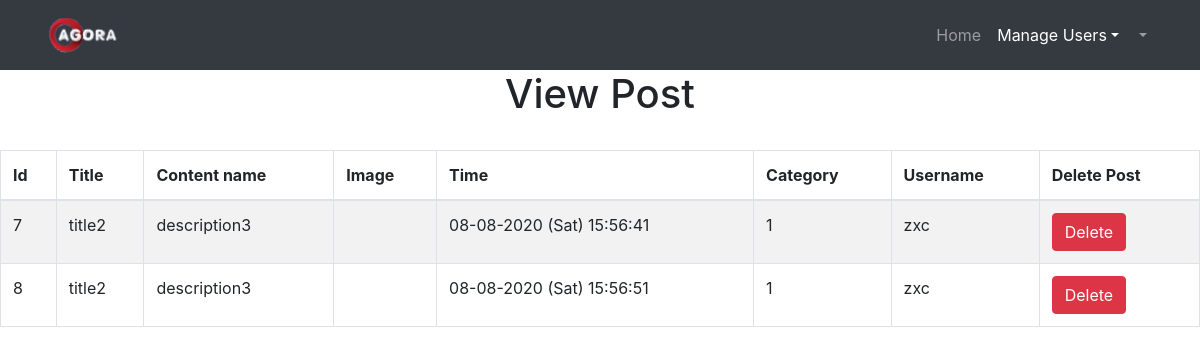
The app's page /view_userpost.php, older data.
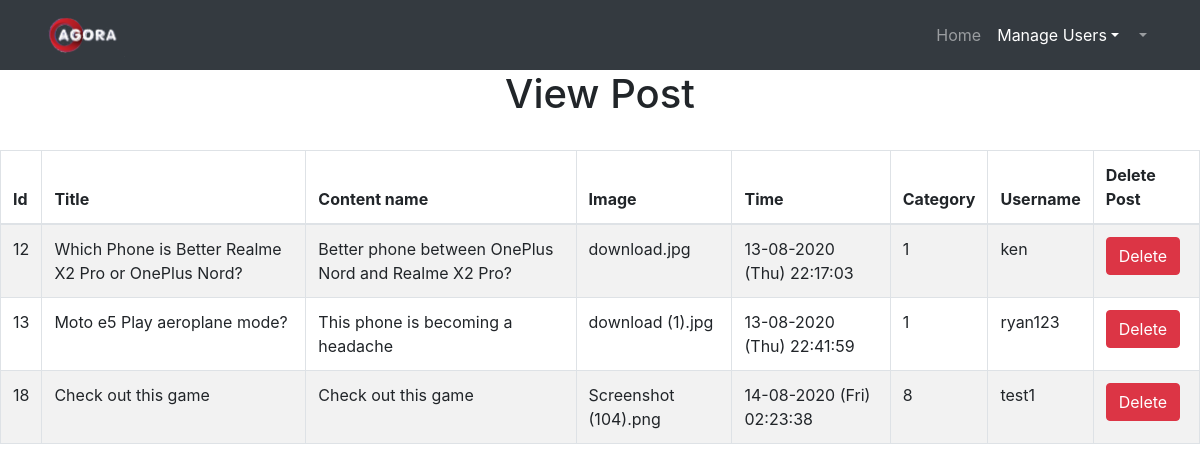
The same page, newer data.
### tables this page shows
CREATE TABLE `tbl_post` (
  `post_id` int(11) NOT NULL,
  `post_title` varchar(100) NOT NULL,
  `post_content` varchar(1000) NOT NULL,
  `post_image` varchar(50) DEFAULT NULL,
  `post_time` varchar(30) NOT NULL,
  `cat_id` int(20) NOT NULL,
  `user_name` varchar(30) NOT NULL,
  `post_upvote` int(20) NOT NULL DEFAULT 1,
  `post_downvote` int(20) NOT NULL DEFAULT 1
);

### public_html/view_userpost.php (the view, shortened to what this page needs)
<?php
$admin_name=$_SESSION['admin_name'];
?>
<!DOCTYPE html>
<html lang="en">
<head>
  <link href="vendor/bootstrap/css/bootstrap.min.css" rel="stylesheet">
</head>
<body>
 <nav class="navbar navbar-expand-lg navbar-dark bg-dark static-top">
    <div class="container">
    <a class="navbar-brand" href="admin_home.php"><img src="img/logo/agora.png" alt="logo" style="width:80px"></a>
      <div class="collapse navbar-collapse" id="navbarResponsive">
        <ul class="navbar-nav ml-auto">
        <li class="nav-item">
            <a class="nav-link" href="admin_home.php">Home
            </a>
          </li>
          <li class="nav-item dropdown active">
        <a class="nav-link dropdown-toggle" href="#" id="navbarDropdown" role="button" data-toggle="dropdown" aria-haspopup="true" aria-expanded="false">
        Manage Users</a>
      </li>
          <li class="nav-item dropdown">
        <a class="nav-link dropdown-toggle" href="#" id="navbarDropdown" role="button" data-toggle="dropdown" aria-haspopup="true" aria-expanded="false">
        <?php echo $admin_name;?></a>
      </li>
        </ul>
      </div>
    </div>
  </nav>
  <div class="table-scrol">
    <h1 align="center">View Post</h1>
    <table class="table table-bordered table-hover table-striped" style="table-layout: auto">
        <thead>
        <tr>
            <th>Id</th>
            <th>Title</th>
            <th>Content name</th>
            <th>Image</th>
            <th>Time</th>
            <th>Category</th>
            <th>Username</th>
            <th>Delete Post</th>
        </tr>
        </thead>
        <?php
        include("db.php");
        $view_post_query="SELECT * FROM tbl_post";
        $run=mysqli_query($con,$view_post_query);
        while($row=mysqli_fetch_array($run))
        {
            $post_id=$row[0];
            $post_title=$row[1];
            $post_content=$row[2];
            $post_image=$row[3];
            $post_time=$row[4];
            $cat_id=$row[5];
            $user_name=$row[6];
        ?>
        <tr>
            <td><?php echo $post_id;  ?></td>
            <td><?php echo $post_title;  ?></td>
            <td><?php echo  $post_content;  ?></td>
            <td><?php echo $post_image;  ?></td>
            <td><?php echo  $post_time;  ?></td>
            <td><?php echo  $cat_id;  ?></td>
            <td><?php echo  $user_name;  ?></td>
           <td><a href="delete_upost.php?del=<?php echo $post_id ?>"><button class="btn btn-danger">Delete</button></a></td>
        </tr>
        <?php } ?>
    </table>
        </div>
</body>
</html>

Row changes from the older to the newer data that the page shows:
removed tbl_post: post_id "7", post_title "title2", post_content "description3", post_time "08-08-2020 (Sat) 15:56:41", cat "1", user_name "zxc"
removed tbl_post: post_id "8", post_title "title2", post_content "description3", post_time "08-08-2020 (Sat) 15:56:51", cat "1", user_name "zxc"
added tbl_post: post_id "12", post_title "Which Phone is Better Realme X2 Pro or OnePlus Nord?", post_content "Better phone between OnePlus Nord and Realme X2 Pro?", post_image "download.jpg", post_time "13-08-2020 (Thu) 22:17:03", cat "1", user_name "ken"
added tbl_post: post_id "13", post_title "Moto e5 Play aeroplane mode?", post_content "This phone is becoming a headache", post_image "download (1).jpg", post_time "13-08-2020 (Thu) 22:41:59", cat "1", user_name "ryan123"
added tbl_post: post_id "18", post_title "Check out this game", post_content "Check out this game", post_image "Screenshot (104).png", post_time "14-08-2020 (Fri) 02:23:38", cat "8", user_name "test1"
